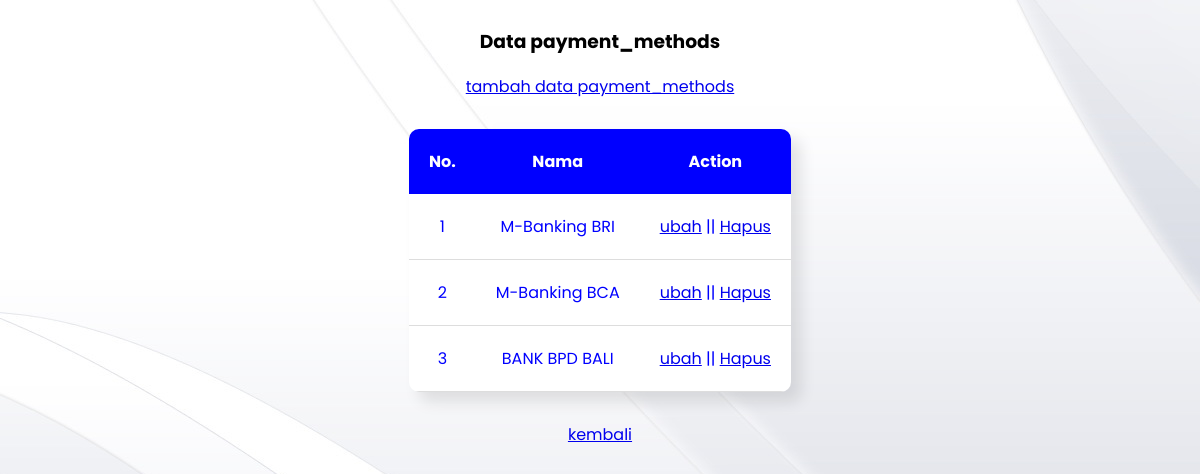
The app's page /admin/payment_methods/index.php (signed in) with its own data.
### tables this page shows
CREATE TABLE `payment_methods` (
  `id` int NOT NULL AUTO_INCREMENT,
  `name` varchar(50) NOT NULL,
  `created_at` timestamp NULL DEFAULT CURRENT_TIMESTAMP,
  `updated_at` timestamp NULL DEFAULT CURRENT_TIMESTAMP ON UPDATE CURRENT_TIMESTAMP,
  PRIMARY KEY (`id`)
);

### functions.php (called while the page is built, shortened)
<?php
 $conn = mysqli_connect("localhost","root","","spp_2");
 function query($query){
    global $conn;
    $result = mysqli_query($conn,$query);
    $rows = [];
    while ($row = mysqli_fetch_assoc($result)){
        $rows[] = $row;
    }
    return $rows;
 }
?>

### admin/payment_methods/index.php (the view, shortened to what this page needs)
<?php
    require '../../functions.php';
    $method = query("SELECT * FROM payment_methods");
?>
<!DOCTYPE html>
<html lang="en">
<head>
    <link rel="stylesheet" href="../../Assets/CSS/tablestyle.css">
</head>
<body>
    <center>
    <h3>Data payment_methods</h3>
    <a href="tambahPaymentMethod.php">tambah data payment_methods</a>
     <div class="table-container">
     <table cellpadding="20">
        <thead>
        <tr>
            <th>No.</th>
            <th>Nama</th>
            <th>Action</th>
        </tr>
        </thead>
        <?php $i = 1; ?>
        <?php foreach( $method as $row):?>
            <tr>
                <td><?= $i; ?></td>
                <td><?= $row["name"]; ?></td>
                <td><a href="ubahPaymentMethod.php?id=<?= $row["id"]; ?>">ubah</a> || <a href="hapusPaymentMethod.php?id=<?= $row["id"]; ?>" onclick="return confirm('Apakah kamu yakin ingin menghapus data ini?')"> Hapus</a></td>
            </tr>
        <?php $i++; ?>
        <?php endforeach; ?>
    </table>
     </div>
    <a href="../index.php">kembali</a>
    </center>
</body>
</html>

### Assets/CSS/tablestyle.css (style rules this page uses)
* { box-sizing: border-box; font-family: "Poppins"; }
body { display: flex; align-items: center; justify-content: center; background-image: url("../IMG/White-Abstract-Computer-Wallpaper.jpg"); }
.table-container { margin-top: 30px; margin-bottom: 30px; background-color: white; border-radius: 10px; overflow: hidden; box-shadow: 10px 10px 15px rgba(0,0,0,0.1); }
table { border-collapse: collapse; }
tbody tr { border-bottom: 1px solid #ddd; }
thead { background: blue; color: white; }

### records on screen
payment_methods: name "M-Banking BRI"
payment_methods: name "M-Banking BCA"
payment_methods: name "BANK BPD BALI"
